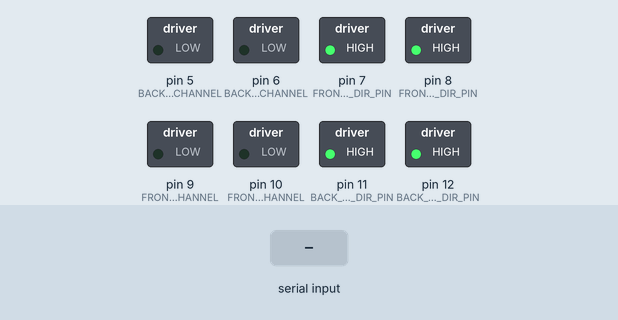
Simulated run of this sketch. Board: Arduino Uno, built with avr-gcc and run on an emulated ATmega328P. Parts: switched loads named in the sketch (green lamp = pin HIGH). Inputs (shaded band) come from the test bench.

Above: at 1.2 s.
1.3 s: "1" received over Serial
At 2.8 s:
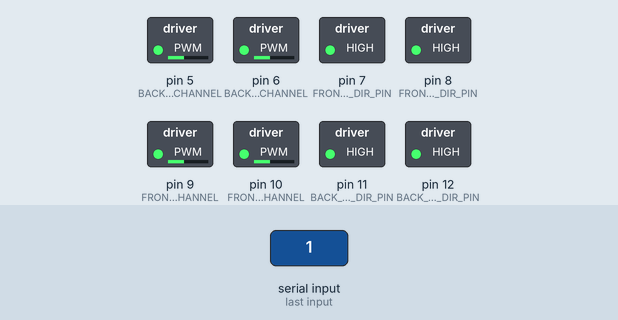
3.8 s: "2" received over Serial
At 5.8 s:
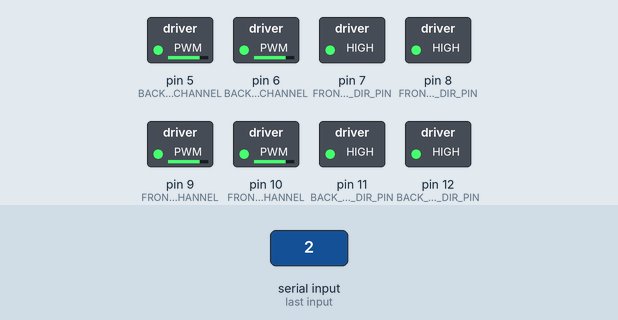
Timing chart, 0 to 7.3 s (numbered marks = the images above; inputs shaded):
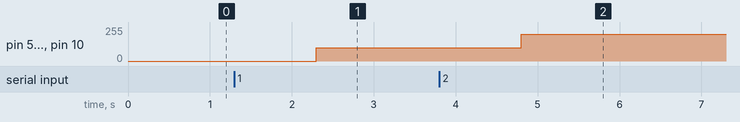

The sketch:

simple_motor.ino
```cpp
// Motor Pins
const int FRONT_RIGHT_DIR_PIN     = 7;
const int FRONT_RIGHT_PWM_CHANNEL = 9;
const int FRONT_LEFT_DIR_PIN      = 8;
const int FRONT_LEFT_PWM_CHANNEL  = 10;
const int BACK_RIGHT_DIR_PIN      = 11;
const int BACK_RIGHT_PWM_CHANNEL  = 5;
const int BACK_LEFT_DIR_PIN       = 12;
const int BACK_LEFT_PWM_CHANNEL   = 6;

double cmd = 0.0;

void setup() {
  pinMode(FRONT_RIGHT_DIR_PIN, OUTPUT);
  pinMode(FRONT_LEFT_DIR_PIN, OUTPUT);
  pinMode(BACK_RIGHT_DIR_PIN, OUTPUT);
  pinMode(BACK_LEFT_DIR_PIN, OUTPUT);
  pinMode(FRONT_RIGHT_PWM_CHANNEL, OUTPUT);
  pinMode(FRONT_LEFT_PWM_CHANNEL, OUTPUT);
  pinMode(BACK_RIGHT_PWM_CHANNEL, OUTPUT);
  pinMode(BACK_LEFT_PWM_CHANNEL, OUTPUT);

  digitalWrite(FRONT_RIGHT_DIR_PIN, HIGH);
  digitalWrite(FRONT_LEFT_DIR_PIN, HIGH);
  digitalWrite(BACK_RIGHT_DIR_PIN, HIGH);
  digitalWrite(BACK_LEFT_DIR_PIN, HIGH);

  Serial.begin(115200);

}

void loop() {
  if(Serial.available()){
    cmd = Serial.readString().toDouble();
  }

  analogWrite(FRONT_RIGHT_PWM_CHANNEL, cmd*100);
  analogWrite(FRONT_LEFT_PWM_CHANNEL, cmd*100);
  analogWrite(BACK_RIGHT_PWM_CHANNEL, cmd*100);
  analogWrite(BACK_LEFT_PWM_CHANNEL, cmd*100);
}
```

Measured:
- after the input at 1.3 s, pin 5 (BACK_RIGHT_PWM_CHANNEL), pin 6 (BACK_LEFT_PWM_CHANNEL), pin 9 (FRONT_RIGHT_PWM_CHANNEL), pin 10 (FRONT_LEFT_PWM_CHANNEL): 0/255 → 100/255 after 1.0 s
- after the input at 3.8 s, pin 5 (BACK_RIGHT_PWM_CHANNEL), pin 6 (BACK_LEFT_PWM_CHANNEL), pin 9 (FRONT_RIGHT_PWM_CHANNEL), pin 10 (FRONT_LEFT_PWM_CHANNEL): 100/255 → 200/255 after 1.0 s
